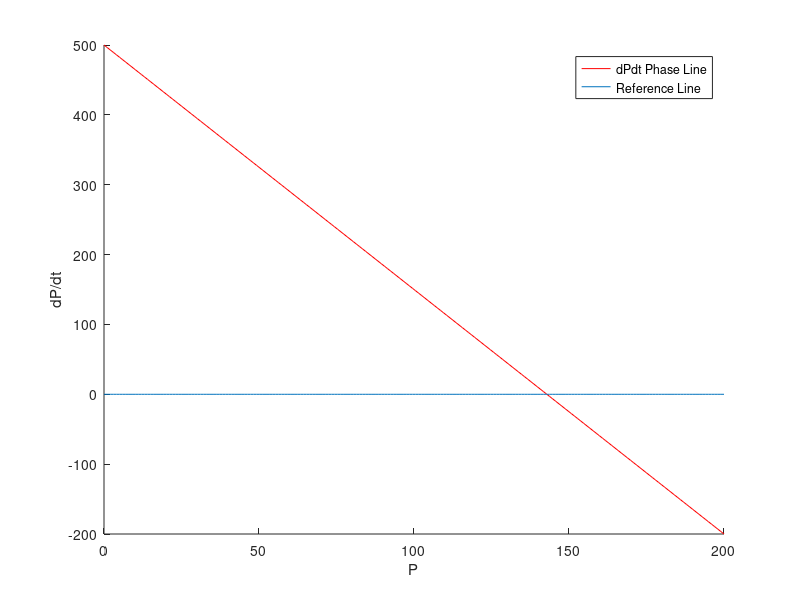
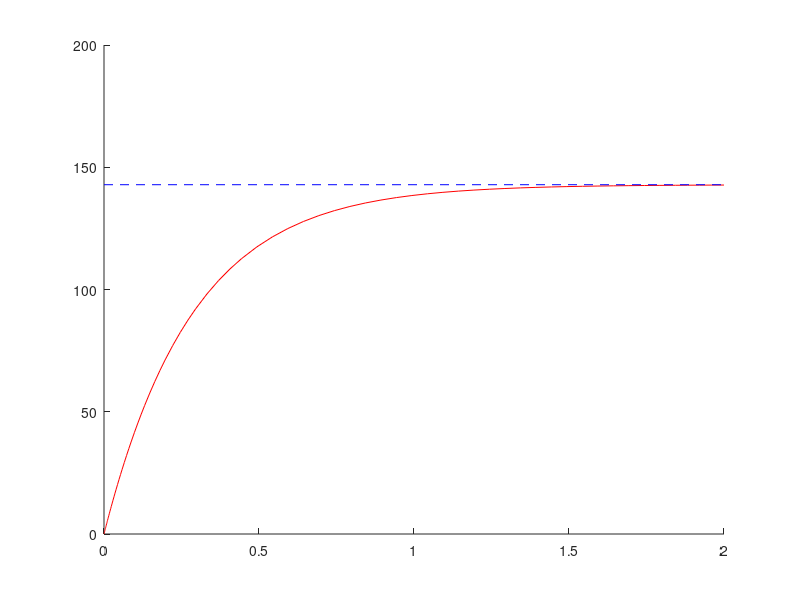

These charts were generated, in order, by the following MATLAB code:
a_0 = 500;          % molecules per hour
a_1 = 0.5;          % molecules / hour / existing molecule
b = 4;              % 1 / hour
dPdt =@(P) (a_0 + a_1 * P) - b * P;

% find the steady state by plotting dPdt versus P
PArray = linspace(0, 200, 200);
dPdtPhaseLine = dPdt(PArray);

figure(1); hold on;
plot(PArray, dPdtPhaseLine, 'r');
ylabel('dP/dt');
xlabel('P');
plot(PArray, zeros(1, 200));
legend('dPdt Phase Line', 'Reference Line');

pause()

% numerically find the steady state
[T, P] = ode45(@(t, x)dPdt(x), [0, 2.0], 0);

display(P(end))

figure(2); hold on;
plot(T, P, '-r')
%plot(T, zeros(1, length(T)) + 142.86, '--b')
plot([0, 2.0], zeros(1, 2) + 142.86, '--b')

pause()
